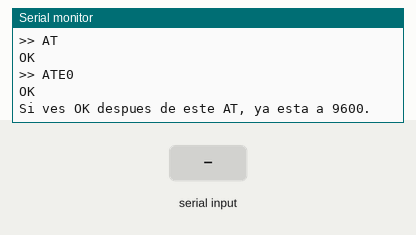
Simulated run of this sketch. Board: Arduino Uno, built with avr-gcc and run on an emulated ATmega328P. Parts: the last lines printed to the serial monitor. Inputs (shaded band) come from the test bench. The modem accepts every AT command (registered, SIM ready, sends succeed) and sends nothing else.

Above: at 10.7 s.
10.8 s: "1" received over the second serial link
At 11.9 s:
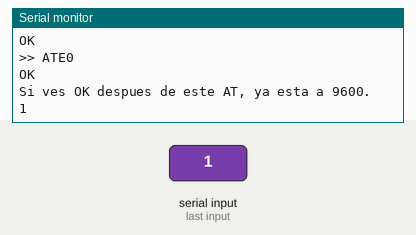
12.3 s: "0" received over the second serial link
At 13.1 s:
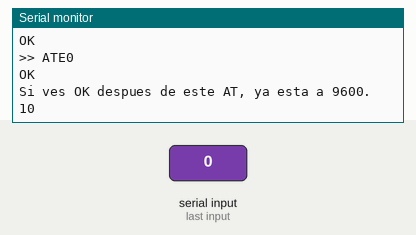

The sketch:

A7670E_9600b.ino
```cpp
#include <SoftwareSerial.h>

#define A7670_RX_PIN 10
#define A7670_TX_PIN 11

SoftwareSerial modem(A7670_RX_PIN, A7670_TX_PIN);

void readModem(unsigned long durationMs) {
  unsigned long start = millis();
  while (millis() - start < durationMs) {
    while (modem.available()) {
      Serial.write(modem.read());
    }
  }
}

void sendAT(const char* cmd, unsigned long waitMs) {
  Serial.print(">> ");
  Serial.println(cmd);
  modem.println(cmd);
  readModem(waitMs);
  Serial.println();
}

void setup() {
  Serial.begin(9600);
  delay(2000);

  Serial.println("Cambio baudrate A7670E a 9600");
  Serial.println("Probando primero a 115200...");

  modem.begin(115200);
  delay(1000);

  sendAT("AT", 1000);
  sendAT("ATE0", 1000);

  Serial.println("Enviando AT+IPR=9600...");
  sendAT("AT+IPR=9600", 1000);

  Serial.println("Cambiando SoftwareSerial a 9600...");
  modem.end();
  delay(500);
  modem.begin(9600);
  delay(1000);

  sendAT("AT", 1000);
  sendAT("ATE0", 1000);

  Serial.println("Si ves OK despues de este AT, ya esta a 9600.");
}

void loop() {
  if (modem.available()) {
    Serial.write(modem.read());
  }

  if (Serial.available()) {
    modem.write(Serial.read());
  }
}
```

Measured:
- after the input at 10.8 s, the serial monitor: prints a new line at once (image 1)
- after the input at 12.3 s, the serial monitor: prints a new line at once (image 2)
